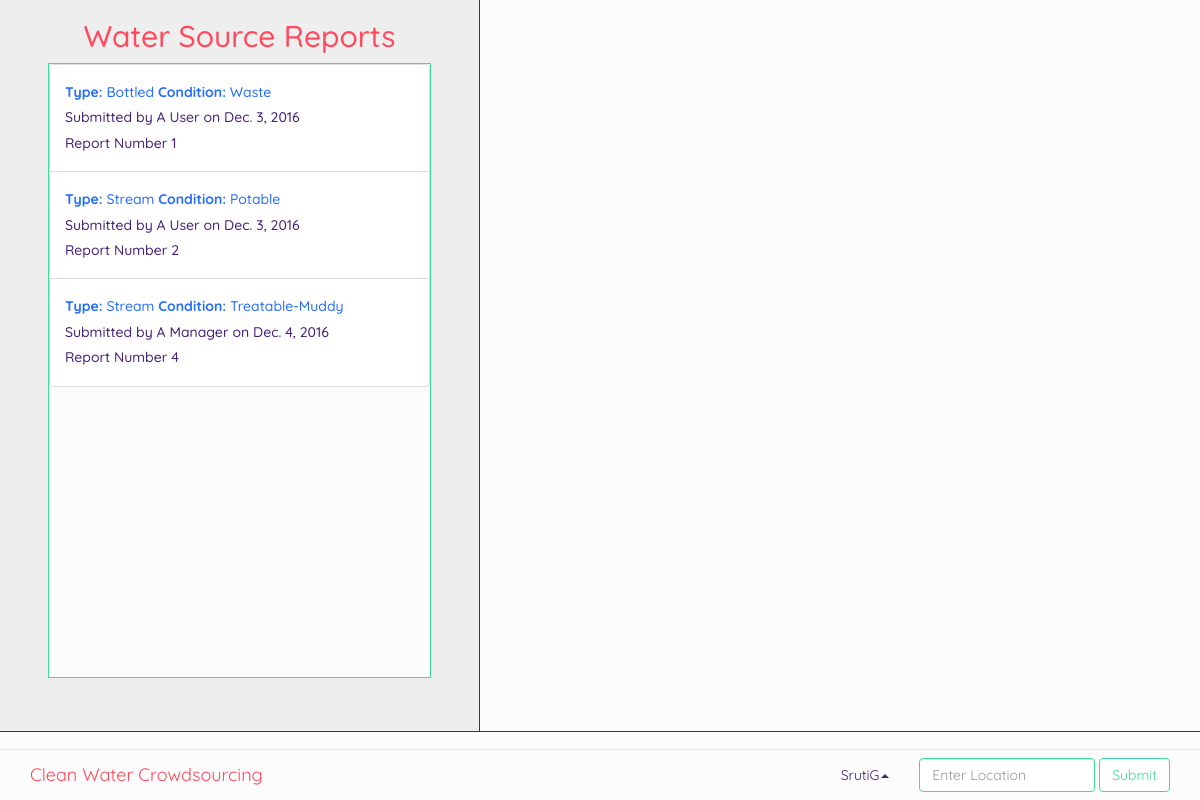
/clean_water_crowdsourcing/main/ (signed in), run on an earlier commit of the app's database.
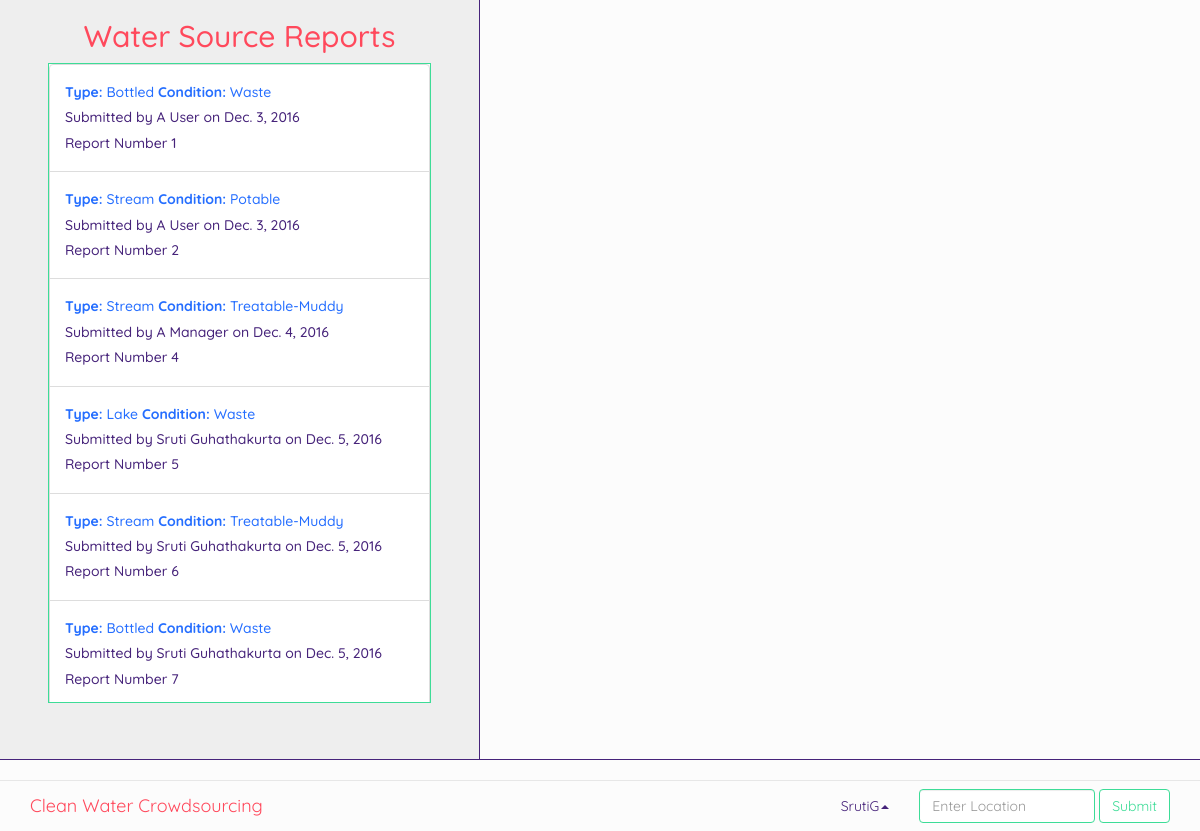
And on a later commit of the database.
### clean_water_crowdsourcing/models.py (models this page shows, shortened)
class WaterSourceReport(models.Model):
    reporter_name = models.ForeignKey(Account, on_delete=models.CASCADE)
    report_number = models.AutoField(primary_key=True)
    water_type = models.CharField(max_length=20)
    water_condition = models.CharField(max_length=20)
    water_location = models.CharField(max_length=50, unique=True)
    report_date = models.DateField(auto_now_add = True)

class Account(models.Model):
    first_name = models.CharField(max_length=20)
    last_name = models.CharField(max_length=20)
    password = models.CharField(max_length=20)
    email=models.CharField(max_length=30, unique=True)
    username = models.CharField(max_length=20, primary_key = True)
    phone = models.CharField(max_length=11)
    address_street = models.CharField(max_length=20)
    address_city = models.CharField(max_length=20)
    address_state = models.CharField(max_length=2)
    address_zip = models.CharField(max_length=10)
    account_type = models.CharField(max_length=1)
    def __str__(self):
        return self.first_name + " " + self.last_name

### clean_water_crowdsourcing/views.py (the view)
# urls.py: url(r'main/', views.main, name='main'),
def main(request):
    username = request.session.get('username')
    user = request.session.get('user')
    worker = request.session.get('worker')
    manager = request.session.get('manager')
    admin = request.session.get('admin')
    account = Account.objects.get(username=username)
    sourceReports = WaterSourceReport.objects.all()
    purityReports = WaterPurityReport.objects.all()
    return render(request, 'clean_water_crowdsourcing/main.html', {'username': username, 'user': user, 'worker': worker,
                                                                   'manager': manager, 'admin': admin, 'account': account,
                                                                   'sourceReports': sourceReports, 'purityReports': purityReports})

### clean_water_crowdsourcing/templates/clean_water_crowdsourcing/main.html (shortened to what this page needs)
{% extends 'clean_water_crowdsourcing/layout.html' %}
{%block content %}
<div class="main navigation">
    <div class="jumbotron wsr">
        <h2 class="pink text-center">Water Source Reports</h2>
        <div class="navigation container reports green-border">
            <ul class="list-group report-items">
                {% for report in sourceReports %}
                <li class="list-group-item">
                    {% if manager %}
                    <a href="#" class="view-graph" onclick="viewGraph('{{ report.water_location }}')"><h5 class="blue"><b>Type:</b> {{ report.water_type }} <b>Condition:</b> {{ report.water_condition }}</h5></a>
                    {% else %}
                    <h5 class="blue"><b>Type:</b> {{ report.water_type }} <b>Condition:</b> {{ report.water_condition }}</h5>
                    {% endif %}
                    <h5 class="purple">Submitted by {{ report.reporter_name }} on {{ report.report_date }}</h5>
                    <h5 class="purple">Report Number {{ report.report_number }}</h5>
                </li>
                {% endfor %}
            </ul>
        </div>
    </div>
    <div id="map"></div>
</div>
<nav class="navigation navbar navbar-default navbar-fixed-bottom">
    <div class="container">
        <div class="navbar-header">
            <a class="navbar-brand pink">Clean Water Crowdsourcing</a>
        </div>
        <form class="navbar-form navbar-right">
            <div class="form-group">
                <input type="text" class="form-control green-border" placeholder="Enter Location">
            </div>
            <button type="submit" class="btn btn-default green green-border">Submit</button>
        </form>
        <ul class="nav navbar-nav navbar-right">
            <li class="dropdown">
                <a href="#" class="dropdown-toggle purple" data-toggle="dropdown" role="button" aria-haspopup="true" aria-expanded="false">{{ username }}<span class="caret"></span></a>
            </li>
        </ul>
    </div>
</nav>
{% endblock %}

What changed in the data, as far as the page shows it:
added WaterSourceReport: water_type "Lake", water_condition "Waste", reporter_name "Sruti Guhathakurta", report_date "Dec. 5, 2016", report_number "5"
added WaterSourceReport: water_type "Stream", water_condition "Treatable-Muddy", reporter_name "Sruti Guhathakurta", report_date "Dec. 5, 2016", report_number "6"
added WaterSourceReport: water_type "Bottled", water_condition "Waste", reporter_name "Sruti Guhathakurta", report_date "Dec. 5, 2016", report_number "7"
